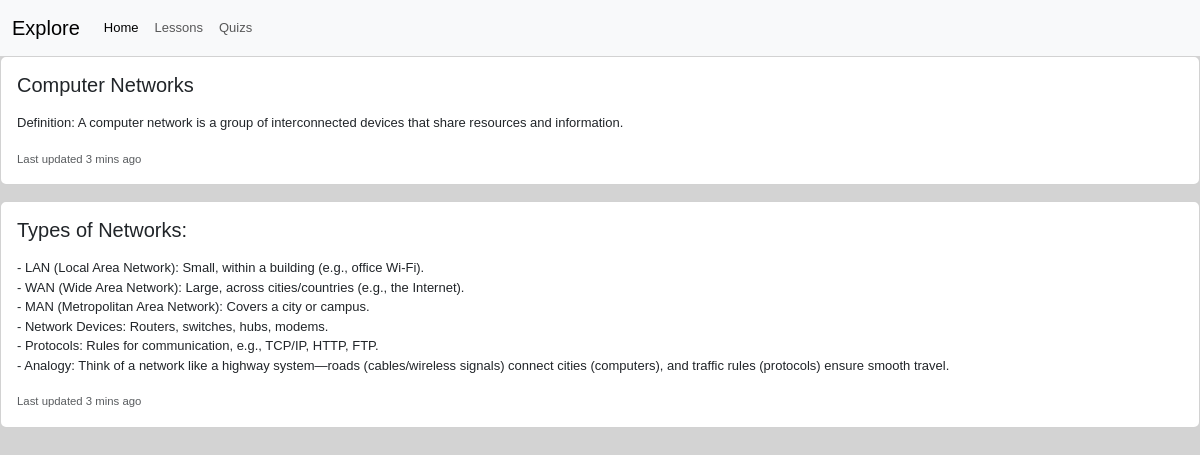
The page /lesson_view/4/ on the database its author committed.
### ITwebapp/models.py (models this page shows, shortened)
class LessonContent(models.Model):
    lesson = models.ForeignKey(Lesson, related_name="lessoncontent", on_delete=models.CASCADE)
    title = models.CharField(max_length=200)
    content = models.TextField()

### ITwebapp/views.py (the view)
# urls.py: path("lesson_view/<int:lesson_id>/", views.lesson_view, name="lesson_view"),
def lesson_view(request, lesson_id):
    lesson = get_object_or_404(Lesson, id=lesson_id)
    return render(request, "lesson/lesson_view.html", {"lessons": lesson})

### ITwebapp/templates/lesson/lesson_view.html
{% extends "base.html" %}
{% load static %}
{% block content %}
{% for content in lessons.lessoncontent.all %}
<div class="card mb-3">
  <div class="card-body">
    <h5 class="card-title">{{ content.title}}</h5>
    <p class="card-text">{{ content.content|linebreaks }}</p>
    <p class="card-text"><small class="text-body-secondary">Last updated 3 mins ago</small></p>
  </div>
</div>
{% endfor %}
{% endblock %}

### ITwebapp/static/css/main.css (style rules this page uses)
body { font-family: Arial; font-size: small; background: lightgray; }

### rows shown on the page
LessonContent: title "Computer Networks", content "Definition: A computer network is a group of interconnected devices that share resources and information."
LessonContent: title "Types of Networks:", content "- LAN (Local Area Network): Small, within a building (e.g., office Wi-Fi). - WAN (Wide Area Network): Large, across cities/countries (e.g., the Internet). - MAN (Metropolitan Area Network): Covers a city or campus. - Network Devices: Routers, switches, hubs, modems. - Protocols: Rules for communication, e.g., TCP/IP, HTTP, FTP. - Analogy: Think of a network like a highway system—roads (cables/wireless signals) connect cities (computers), and traffic rules (protocols) ensure smooth travel."
